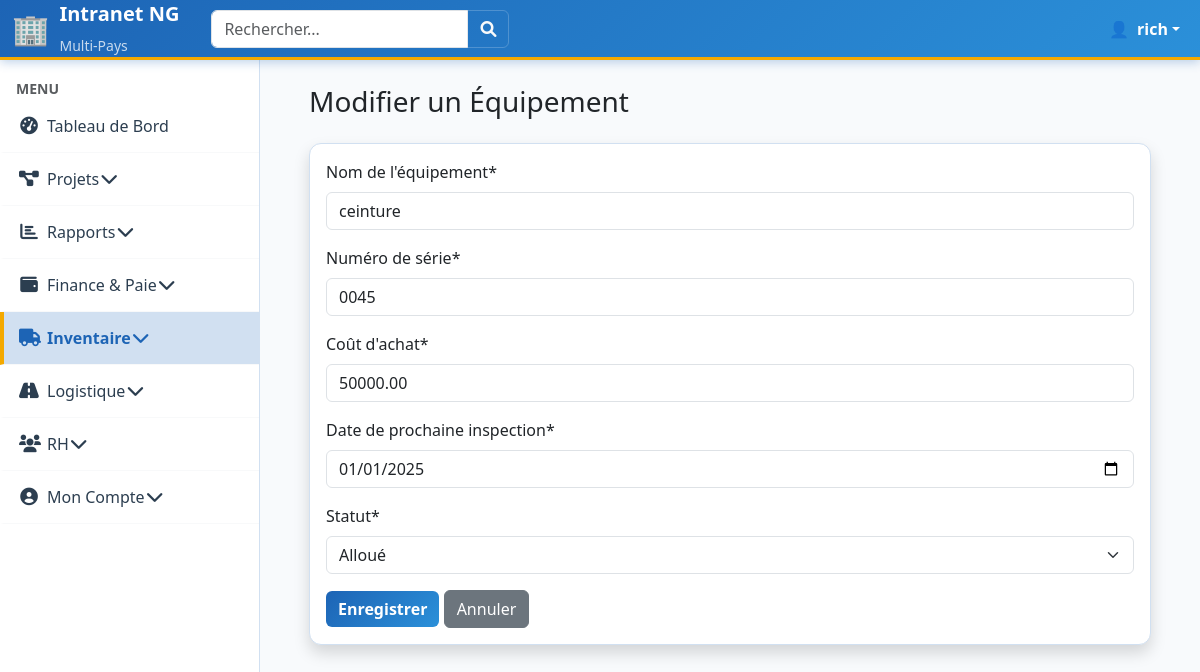
Page /inventaire/equipements/1/update/ (signed in) on the committed database.
### users/models.py (models this page shows, shortened)
class CustomUser(AbstractUser):
    phone_number = models.CharField(
        max_length=20, blank=True, null=True, verbose_name="Numéro de téléphone"
    )
    salaire_mensuel_base = models.DecimalField(
        max_digits=10, decimal_places=2, default=Decimal("0.00"), verbose_name=_("Salaire Mensuel de Base")
    )
    statut_actuel = models.CharField(
        max_length=20,
        choices=EMPLOYEE_STATUS_CHOICES,
        default="ACTIF",
        verbose_name=_("Statut actuel"),
    )
    class Meta:
        verbose_name = "Employé"
        verbose_name_plural = "Employés"
    def is_team_lead_user(self):
        return self.groups.filter(name__iexact="Team_Lead").exists()
    def is_coordinator_user(self):
        user_roles = {r.lower() for r in self.get_active_role_names()}
        return (
            "coordinateur de projet" in user_roles or "coordinateur_de_projet" in user_roles
        )
    def is_field_team_user(self):
        user_roles = {r.lower() for r in self.get_active_role_names()}
        return "field team" in user_roles or "field_team" in user_roles
    @property
    def is_cm(self):
        user_roles = {r.lower() for r in self.get_active_role_names()}
        return "country manager" in user_roles or "country_manager" in user_roles
    @property
    def is_coordinator(self):
        return self.is_coordinator_user()
    @property
    def is_field_team(self):
        return self.is_field_team_user()
    @property
    def is_team_lead(self):
        return self.is_team_lead_user()
    @property
    def active_country_ids(self):
        if not self.is_authenticated:
            return []
        return list(
            self.assignments.filter(is_active=True, country__is_active=True)
            .values_list("country_id", flat=True)
            .distinct()
        )
    def get_active_role_names(self):
        if not self.is_authenticated:
            return set()
        return set(
            self.assignments.filter(
                is_active=True, country__is_active=True
            ).values_list("role__name", flat=True)
        )

### inventaire/models.py (models this page shows, shortened)
class Equipement(models.Model):
    STATUT_CHOICES = (
        ("EN_STOCK", _("En stock")),
        ("ALLOUE", _("Alloué")),
        ("EN_MAINTENANCE", _("En maintenance")),
        ("HORS_SERVICE", _("Hors service")),
    )
    nom_equipement = models.CharField(max_length=200, verbose_name=_("Nom de l'équipement"))
    numero_serie = models.CharField(max_length=200, unique=True, verbose_name=_("Numéro de série"))
    cout_achat = models.DecimalField(max_digits=10, decimal_places=2, verbose_name=_("Coût d'achat"))
    date_prochaine_inspection = models.DateField(verbose_name=_("Date de prochaine inspection"))
    statut = models.CharField(max_length=20, choices=STATUT_CHOICES, default="EN_STOCK", verbose_name=_("Statut"))
    class Meta:
        verbose_name = _("Équipement")
        verbose_name_plural = _("Équipements")

### inventaire/views.py (the view)
# urls.py: path('equipements/<int:pk>/update/', views.EquipementUpdateView.as_view(), name='equipement_update'),
class EquipementUpdateView(PermissionRequiredMixin, UpdateView):
    model = Equipement
    form_class = EquipementForm
    template_name = 'inventaire/equipement_form.html'
    success_url = reverse_lazy('inventaire:equipement_list')
    permission_required = 'inventaire.change_equipement'

### inventaire/forms.py
class EquipementForm(forms.ModelForm):
    class Meta:
        model = Equipement
        fields = '__all__'
        widgets = {
            'date_prochaine_inspection': forms.DateInput(attrs={'type': 'date'}),
        }

### core/context_processors.py (called while the page is built)
def user_countries_processor(request):
    user = request.user
    countries = []
    active_country_ids = []
    if user.is_authenticated:
        active_country_ids = user.active_country_ids
        countries = Country.objects.filter(id__in=active_country_ids)
    return {
        "user_countries": countries,
        "active_country_ids": active_country_ids,  # Cette variable est maintenant toujours définie
    }

### inventaire/templates/inventaire/equipement_form.html (shortened to what this page needs)
{% extends 'core/base.html' %}
{% load crispy_forms_tags %}
{% block content %}
<div class="container-fluid">
    <h1 class="h3 mb-4 text-gray-800">{% if object %}Modifier{% else %}Ajouter{% endif %} un Équipement</h1>
    <div class="card shadow mb-4">
        <div class="card-body">
            <form method="post">
                {{ form|crispy }}
                <button type="submit" class="btn btn-primary">Enregistrer</button>
                <a href="{% url 'inventaire:equipement_list' %}" class="btn btn-secondary">Annuler</a>
            </form>
        </div>
    </div>
</div>
{% endblock %}

### core/templates/core/base.html (shortened to what this page needs)
{% load static %}
<!DOCTYPE html>
<html lang="fr">
<head>
    <link href="https://cdn.jsdelivr.net/npm/bootstrap@5.3.3/dist/css/bootstrap.min.css" rel="stylesheet">
    <link rel="stylesheet" href="https://cdnjs.cloudflare.com/ajax/libs/font-awesome/6.0.0-beta3/css/all.min.css">
</head>
<body>
    <nav class="navbar navbar-expand-lg navbar-custom fixed-top">
        <div class="container-fluid">
            <a class="navbar-brand fw-bold d-flex align-items-center" href="{% url 'home' %}">
                <span style="font-size: 1.5em; margin-right: 10px;">🏢</span>
                <div>
                    <div>Intranet NG</div>
                    <small class="opacity-75" style="font-size: 0.7em; font-weight: 400;">Multi-Pays</small>
                </div>
            </a>
            <form class="d-flex ms-3" role="search">
                <div class="input-group">
                    <input class="form-control" type="search" placeholder="Rechercher..." aria-label="Search">
                    <button class="btn btn-outline-light" type="submit" style="border-color: rgba(255,255,255,0.2);">
                        <i class="fas fa-search"></i>
                    </button>
                </div>
            </form>
            <div class="d-flex ms-auto">
                <ul class="navbar-nav">
                    {% if user.is_authenticated %}
                        <li class="nav-item dropdown">
                            <a class="nav-link dropdown-toggle d-flex align-items-center" href="#" role="button" data-bs-toggle="dropdown">
                                <span class="me-2">👤</span>
                                <strong>{{ user.username }}</strong>
                            </a>
                        </li>
                    {% else %}
                        <li class="nav-item">
                            <a class="nav-link" href="{% url 'login' %}">Connexion</a>
                        </li>
                    {% endif %}
                </ul>
            </div>
        </div>
    </nav>
    <div id="sidebar-wrapper">
        <ul class="sidebar-nav list-group list-group-flush">
            <li class="sidebar-item sidebar-title mt-3">
                <span class="text-uppercase text-muted small fw-bold px-3">Menu</span>
            </li>
            <li class="sidebar-item">
                <a class="sidebar-link {% if request.resolver_match.url_name == 'home' %}active{% endif %}" href="{% url 'home' %}">
                    <i class="fas fa-tachometer-alt me-2"></i> Tableau de Bord
                </a>
            </li>
            <li class="sidebar-item">
                <a class="sidebar-link" data-bs-toggle="collapse" href="#projets-collapse" role="button" aria-expanded="false" aria-controls="projets-collapse">
                    <i class="fas fa-project-diagram me-2"></i> Projets <i class="fas fa-chevron-down float-end"></i>
                </a>
            </li>
            {% if is_cm %}
            <li class="sidebar-item">
                <a class="sidebar-link {% if 'reporting' in request.path %}active{% endif %}" data-bs-toggle="collapse" href="#reporting-collapse" role="button" aria-expanded="false" aria-controls="reporting-collapse">
                    <i class="fas fa-chart-bar me-2"></i> Rapports <i class="fas fa-chevron-down float-end"></i>
                </a>
            </li>
            {% endif %}
            {% if is_cm or is_coordinator or user.is_staff %}
            <li class="sidebar-item">
                <a class="sidebar-link {% if 'finance' in request.path %}active{% endif %}" data-bs-toggle="collapse" href="#finance-collapse" role="button" aria-expanded="false" aria-controls="finance-collapse">
                    <i class="fas fa-wallet me-2"></i> Finance & Paie <i class="fas fa-chevron-down float-end"></i>
                </a>
            </li>
            <li class="sidebar-item">
                <a class="sidebar-link {% if 'inventaire' in request.path %}active{% endif %}" data-bs-toggle="collapse" href="#inventaire-collapse" role="button" aria-expanded="false" aria-controls="inventaire-collapse">
                    <i class="fas fa-truck me-2"></i> Inventaire <i class="fas fa-chevron-down float-end"></i>
                </a>
            </li>
            <li class="sidebar-item">
                <a class="sidebar-link {% if 'logistique' in request.path %}active{% endif %}" data-bs-toggle="collapse" href="#logistique-collapse" role="button" aria-expanded="false" aria-controls="logistique-collapse">
                    <i class="fas fa-road me-2"></i> Logistique <i class="fas fa-chevron-down float-end"></i>
                </a>
            </li>
            <li class="sidebar-item">
                <a class="sidebar-link {% if 'rh' in request.path %}active{% endif %}" data-bs-toggle="collapse" href="#rh-collapse" role="button" aria-expanded="false" aria-controls="rh-collapse">
                    <i class="fas fa-users me-2"></i> RH <i class="fas fa-chevron-down float-end"></i>
                </a>
            </li>
            {% endif %}
            <li class="sidebar-item">
                <a class="sidebar-link" data-bs-toggle="collapse" href="#account-collapse" role="button" aria-expanded="false" aria-controls="account-collapse">
                    <i class="fas fa-user-circle me-2"></i> Mon Compte <i class="fas fa-chevron-down float-end"></i>
                </a>
            </li>
        </ul>
    </div>
    <div id="page-content-wrapper">
        <div class="container-fluid">
            <div id="mainContent">
                {% block content %}
                {% endblock %}
            </div>
        </div>
    </div>
</body>
</html>

### core/templates/core/base.html (style rules this page uses)
:root { --header-height: 60px; --sidebar-width: 260px; --primary-blue: #1D64B5; --secondary-blue: #2B90D9; --light-blue: #D1E0F1; --primary-orange: #F4A900; --accent-yellow: #FFD166; --sidebar-active-bg: var(--light-blue); --sidebar-active-text: var(--primary-blue); --content-bg: #f8fafc; --success-color: #27ae60; --warning-color: var(--primary-orange); --danger-color: #e74c3c; }
body { background-color: var(--content-bg); padding-top: var(--header-height); min-height: 100vh; font-family: 'Segoe UI', Tahoma, Geneva, Verdana, sans-serif; margin: 0; }
.navbar-custom { background: linear-gradient(135deg, var(--primary-blue) 0%, var(--secondary-blue) 100%) !important; border-bottom: 3px solid var(--primary-orange); box-shadow: 0 2px 10px rgba(29, 100, 181, 0.3); height: var(--header-height); position: fixed; top: 0; left: 0; right: 0; z-index: 1030; }
.navbar-custom .navbar-brand, .navbar-custom .nav-link { color: white !important; font-weight: 600; }
#sidebar-wrapper { position: fixed; top: var(--header-height); bottom: 0; left: 0; width: var(--sidebar-width); background: white; border-right: 1px solid var(--light-blue); z-index: 1020; overflow-y: auto; transition: transform 0.3s ease; }
.sidebar-link { display: flex; align-items: center; color: #2c3e50; text-decoration: none; font-weight: 500; padding: 14px 20px 14px 15px; border-left: 4px solid transparent; transition: all 0.3s ease; border-bottom: 1px solid #f8f9fa; }
.sidebar-link i { margin-right: 12px; width: 20px; text-align: center; font-size: 1.1em; }
.sidebar-link.active { color: var(--primary-blue) !important; background-color: var(--light-blue) !important; border-left: 4px solid var(--primary-orange) !important; font-weight: 700; }
#page-content-wrapper { margin-left: var(--sidebar-width); width: calc(100% - var(--sidebar-width)); padding: 25px; min-height: calc(100vh - var(--header-height)); background-color: var(--content-bg); transition: all 0.3s ease; margin-top: 0; }
.btn-primary { background: linear-gradient(135deg, var(--primary-blue) 0%, var(--secondary-blue) 100%); border: none; font-weight: 600; }
.card { border: none; border-radius: 12px; box-shadow: 0 4px 15px rgba(29, 100, 181, 0.1); transition: all 0.3s ease; border: 1px solid var(--light-blue); }

### rows in the picture
CustomUser: username "rich"
Equipement: nom_equipement "ceinture", numero_serie "0045", cout_achat "50000.00", date_prochaine_inspection "01/01/2025", statut "Alloué"
